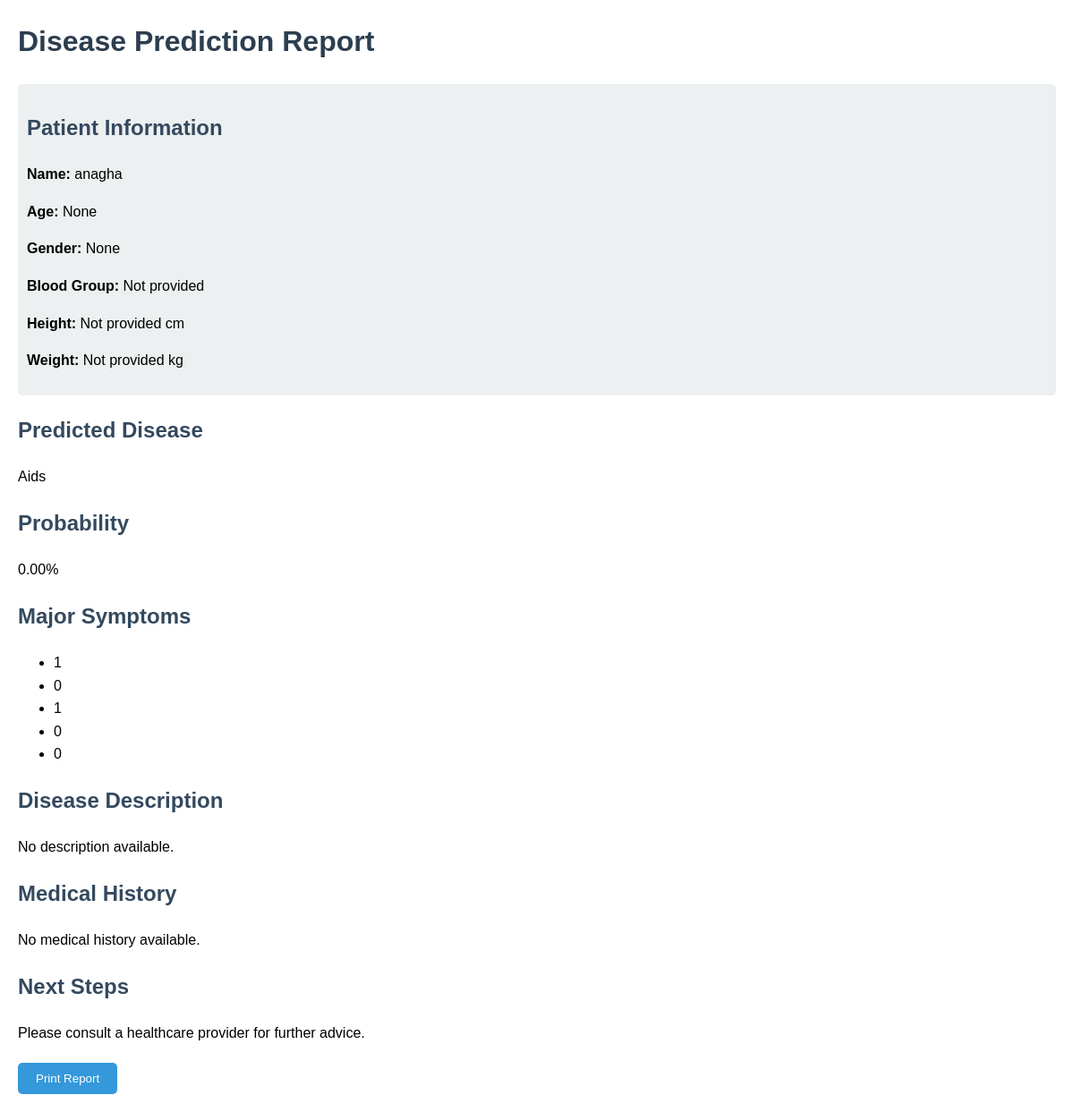
The page /report/12/ (signed in) on the database as committed earlier.
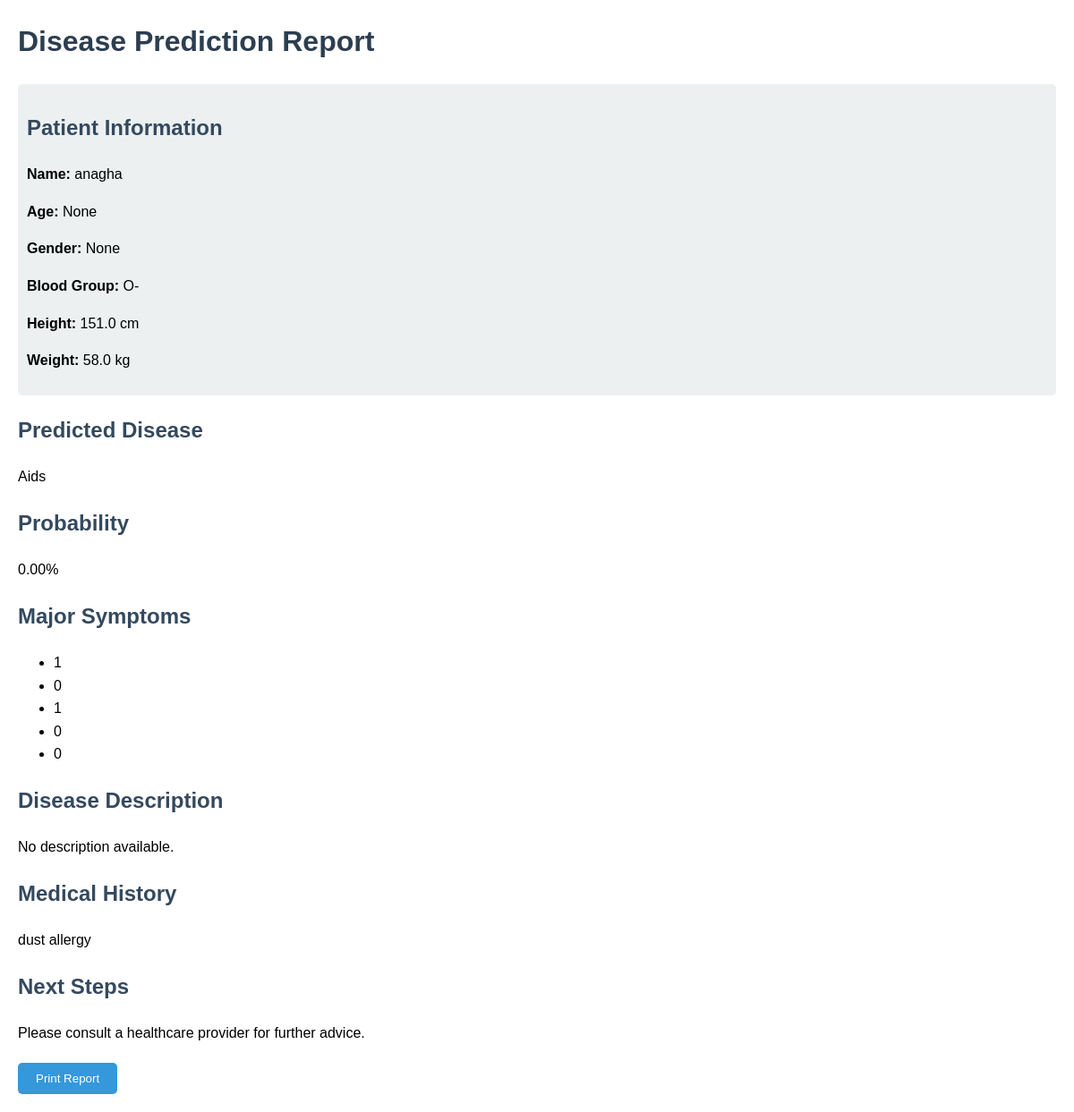
The same page on the database as committed later.
### health_app/models.py (models this page shows, shortened)
class MedicalHistory(models.Model):
    user = models.ForeignKey(settings.AUTH_USER_MODEL, on_delete=models.CASCADE)
    name = models.CharField(max_length=100)
    height = models.FloatField(default=170.0)  # You might want to use specific units, e.g., centimeters
    weight = models.FloatField(default=70.0)
    age = models.IntegerField()
    history = models.TextField()  # For medical history details
    blood_group = models.CharField(max_length=3, choices=[
        ('A+', 'A+'),
        ('A-', 'A-'),
        ('B+', 'B+'),
        ('B-', 'B-'),
        ('AB+', 'AB+'),
        ('AB-', 'AB-'),
        ('O+', 'O+'),
        ('O-', 'O-')
    ],
    default='O+'
    )

### health_app/views.py (the view)
# urls.py: path('report/<int:global_id>/', views.generate_report, name='generate_report'),# path('follow-up/<int:disease_id>/', views.follow_up_questions, name='follow_up'),
def generate_report(request, global_id):
    try:
        conversation = get_object_or_404(Conversation, global_id=global_id)
        disease = conversation.disease.strip().lower()
        logger.debug(f"Normalized Disease from conversation: '{disease}'")
        try:
            context = json.loads(conversation.context)
        except json.JSONDecodeError as json_error:
            logger.error(f"Failed to parse context for global_id {global_id}: {json_error}")
            context = {}  # Fallback to an empty context
        responses = context.get('responses', [])
        probability = context.get('probability', 0) * 100  # Default to 0 if missing
        disease_obj = Disease.objects.filter(name__iexact=disease).first()
        if not disease_obj:
            logger.warning(f"Disease '{disease}' not found in the database.")
            print(f"Disease '{disease}' not found in the database.")  # For debugging
        else:
            logger.info(f"Found disease: '{disease_obj.name}' with description.")
        disease_description = disease_obj.description if disease_obj else "No description available."
        medical_history_obj = MedicalHistory.objects.filter(user=request.user).first()
        medical_history_details = medical_history_obj.history if medical_history_obj else "No medical history available."
        user = request.user
        name = user.get_full_name() or user.username
        age = user.age
        gender = user.gender
        blood_group = medical_history_obj.blood_group if medical_history_obj else "Not provided"
        height = medical_history_obj.height if medical_history_obj else "Not provided"
        weight = medical_history_obj.weight if medical_history_obj else "Not provided"
        report_data = {
            'global_id': conversation.global_id,
            'disease': disease.capitalize(),  # Capitalize for display
            'probability': f"{probability:.2f}%",
            'symptoms': responses,
            'description': disease_description,
            'medical_history': medical_history_details,
            'next_steps': "Please consult a healthcare provider for further advice.",
            'name': name,
            'age': age,
            'gender': gender,
            'blood_group': blood_group,
            'height': height,
            'weight': weight,
        }
        return render(request, 'final_report.html', report_data)
    except Exception as e:
        logger.error(f"Error generating report for global_id {global_id}: {e}")
        return render(request, 'error.html', {'message': 'An error occurred while generating the report.'})

### health_app/templates/final_report.html (shortened to what this page needs)
<!DOCTYPE html>
<html lang="en">
<head>
</head>
<body>
    <h1>Disease Prediction Report</h1>
    <div class="section personal-info">
        <h2>Patient Information</h2>
        <p><strong>Name:</strong> {{ name }}</p>
        <p><strong>Age:</strong> {{ age }}</p>
        <p><strong>Gender:</strong> {{ gender }}</p>
        <p><strong>Blood Group:</strong> {{ blood_group }}</p>
        <p><strong>Height:</strong> {{ height }} cm</p>
        <p><strong>Weight:</strong> {{ weight }} kg</p>
    </div>
    <div class="section">
        <h2>Predicted Disease</h2>
        <p>{{ disease }}</p>
    </div>
    <div class="section">
        <h2>Probability</h2>
        <p>{{ probability }}</p>
    </div>
    <div class="section">
        <h2>Major Symptoms</h2>
        <ul>
            {% for symptom in symptoms %}
                <li>{{ symptom }}</li>
            {% empty %}
                <li>No symptoms recorded.</li>
            {% endfor %}
        </ul>
    </div>
    <div class="section">
        <h2>Disease Description</h2>
        <p>
            {% if description %}
                {{ description }}
            {% else %}
                No description available.
            {% endif %}
        </p>
    </div>
    <div class="section">
        <h2>Medical History</h2>
        <p>
            {% if medical_history %}
                {{ medical_history }}
            {% else %}
                No medical history available.
            {% endif %}
        </p>
    </div>
    <div class="section">
        <h2>Next Steps</h2>
        <p>{{ next_steps }}</p>
    </div>
    <div class="button-container">
        <button onclick="window.print()">Print Report</button>
    </div>
</body>
</html>

Rows that differ between the two databases and show on the page:
added MedicalHistory: blood_group "O-", height "151.0", weight "58.0", history "dust allergy"
Other text that changed with them:
{{ blood_group }}: "Not provided" → (not shown)
{{ height }}: "Not provided" → (not shown)
{{ weight }}: "Not provided" → (not shown)
{{ medical_history }}: "No medical history available." → (not shown)
